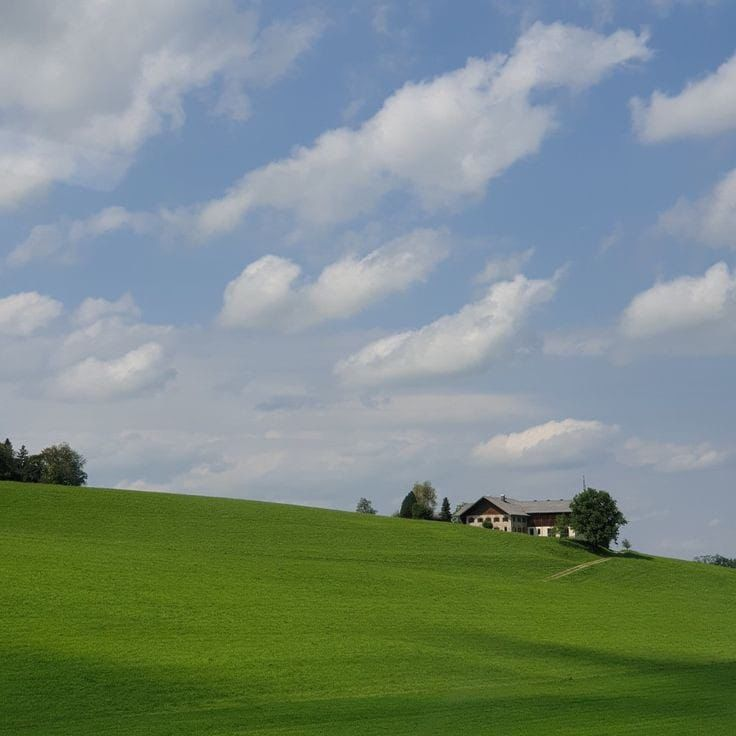
#> input picture foto6.jpeg, 736 x 736 px
$ python 'Selective Filtering.py'
#> lines starting #> are read from the running program, lines starting #| are printed output that depends on the picture
import cv2
import numpy as np
import matplotlib.pyplot as plt

img = cv2.imread('foto6.jpeg', 0)
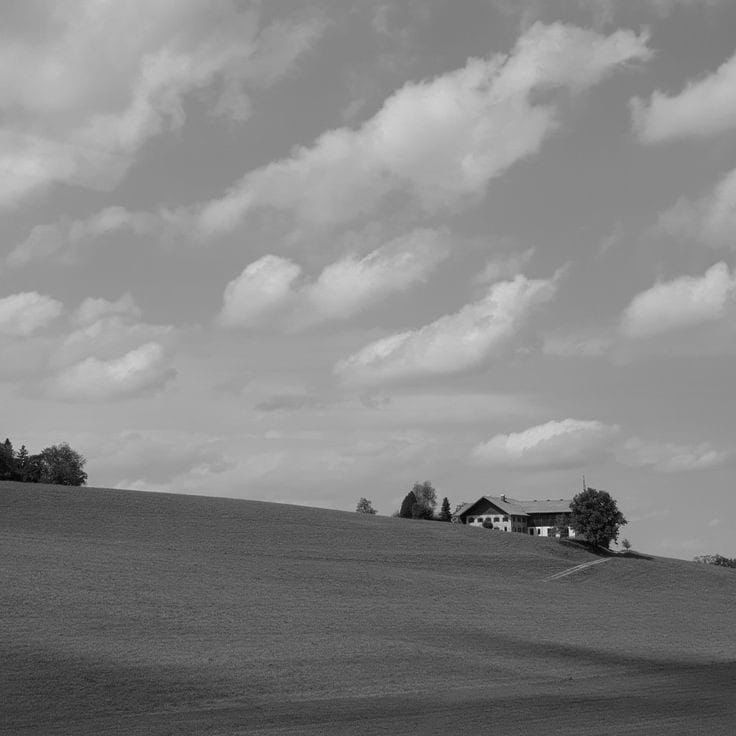
#> img: shape (736, 736); min 0, max 237, mean 133.5

# Hitung DFT dari gambar
dft = np.fft.fft2(img)
dft_shift = np.fft.fftshift(dft)

# Buat filter bandpass untuk detail
M, N = img.shape
#> M = 736; N = 736
H = np.ones((M, N))
x, y = np.meshgrid(np.linspace(-N/2, N/2-1, N), np.linspace(-M/2, M/2-1, M))
D = np.sqrt(x**2 + y**2)
D0 = 50  # Frekuensi cutoff
W = 30  # Lebar bandpass
H[np.where((D < D0 - W/2) | (D > D0 + W/2))] = 0

# Terapkan filter pada DFT dari gambar
dft_detail = dft_shift * H

# Buat filter lowpass untuk rata-rata
H = np.zeros((M, N))
cutoff_freq = 40  # Frekuensi cutoff
H = 1 - np.exp(-(D**2)/(2*(cutoff_freq**2)))

# Terapkan filter pada DFT dari gambar
dft_mean = dft_shift * H

# Gabungkan hasil filter detail dan rata-rata
dft_selective = dft_detail + dft_mean

# Hitung inverse DFT dari DFT yang sudah difilter
img_selective = np.fft.ifft2(np.fft.ifftshift(dft_selective))
img_selective = np.real(img_selective)
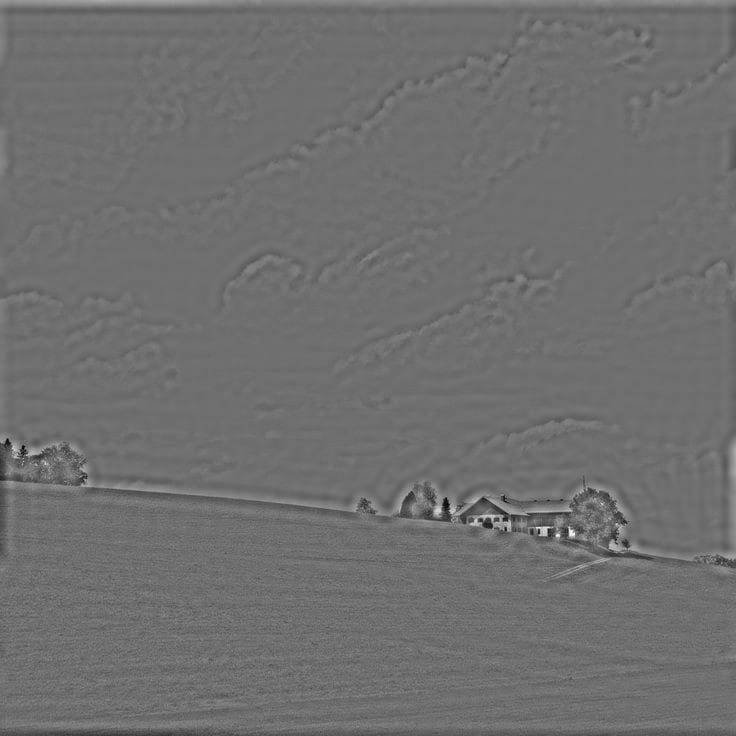
#> img_selective: shape (736, 736) float64; min -124.7, max 160.9, mean 0; drawn with min black and max white

# Tampilkan gambar asli dan hasil filter
plt.subplot(121), plt.imshow(img, cmap='gray')
plt.title('Input Image'), plt.xticks([]), plt.yticks([])
plt.subplot(122), plt.imshow(img_selective, cmap='gray')
plt.title('Selective Filtered Image'), plt.xticks([]), plt.yticks([])
plt.show()
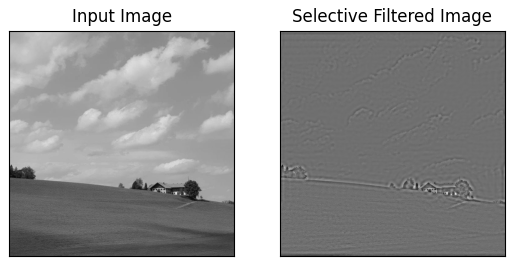
#> figure drawn by matplotlib, 2 panels

$ run again, with foto10.jpeg copied over foto6.jpeg
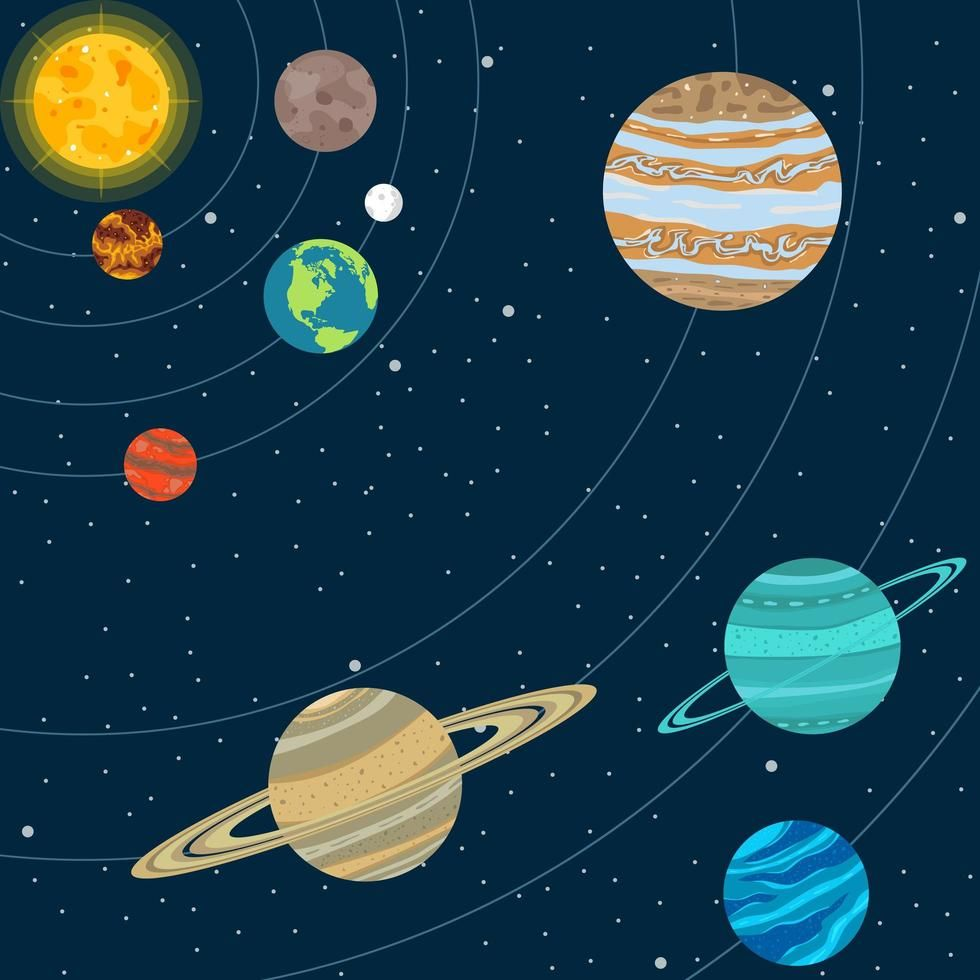
#> input picture foto10.jpeg, 980 x 980 px
#> `img_selective = np.real(img_selective)`:
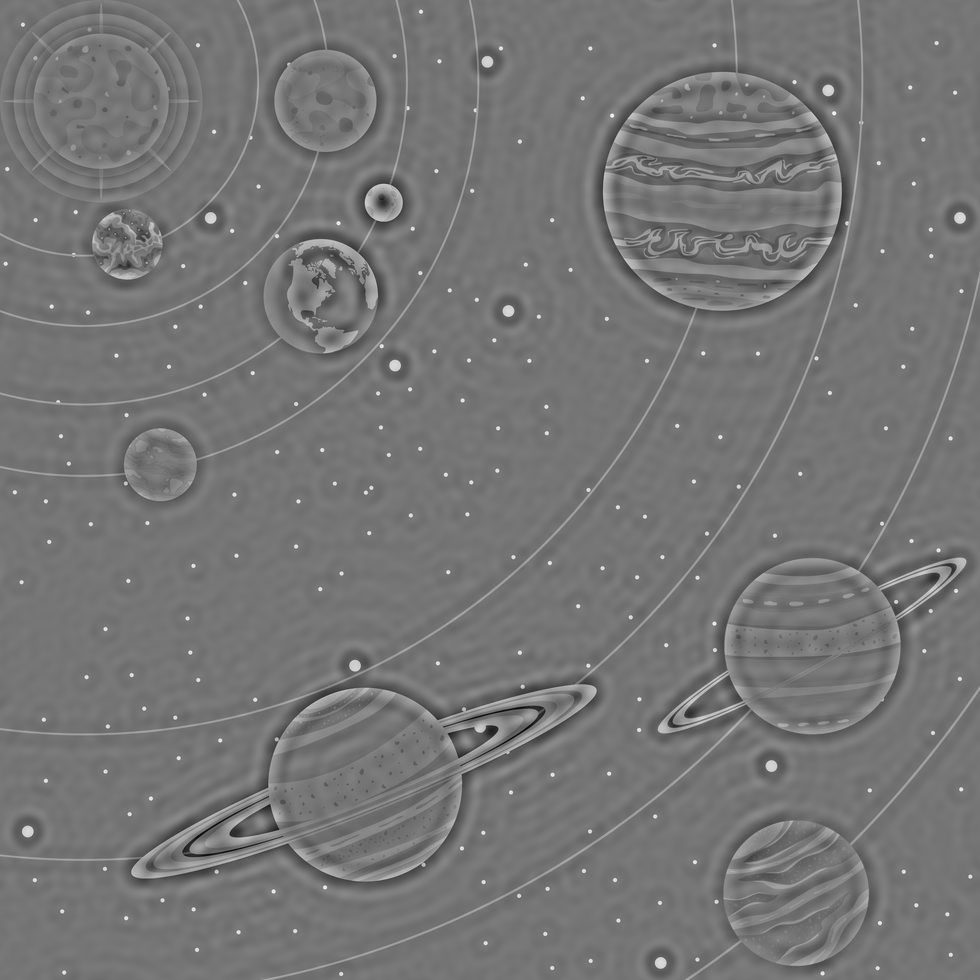
#> img_selective: shape (980, 980) float64; min -179.6, max 208.9, mean 0; drawn with min black and max white
#> `plt.show()`:
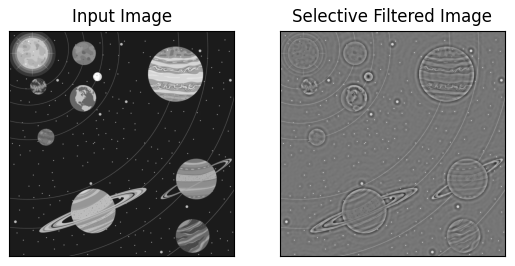
#> figure drawn by matplotlib, 2 panels
